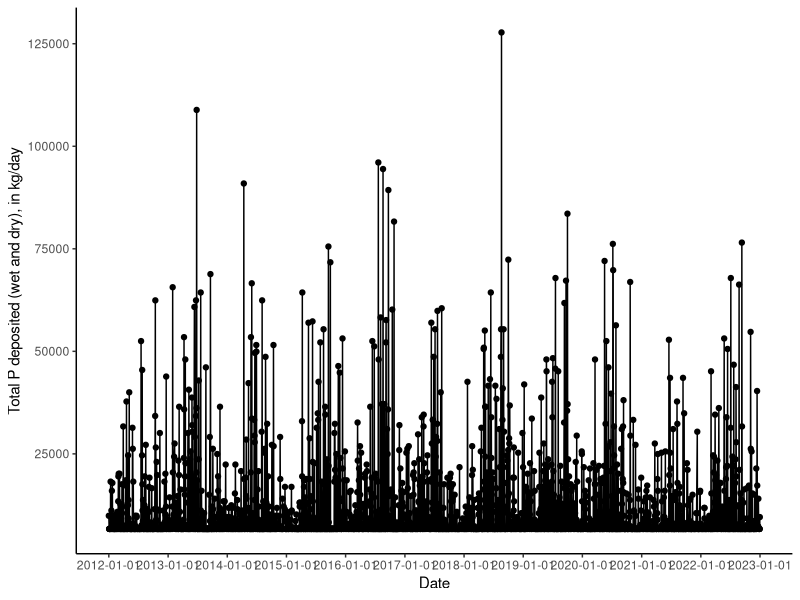
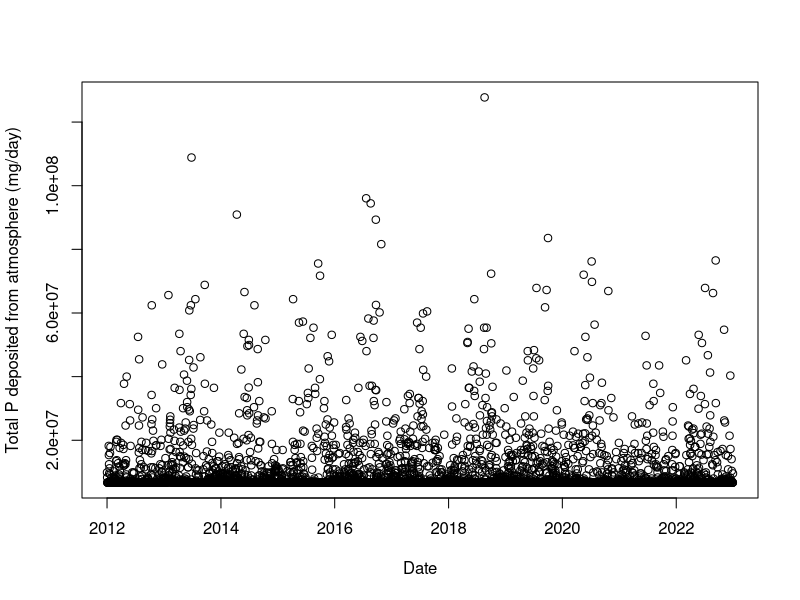

The R script that drew these images, in order: (Note: this script raises an error after producing the figures.)
## ---- chunk 1
library(ggplot2) #needed for plots
library(dplyr) #needed for reshaping/reformaing data
library(lubridate) #needed for date functions
library(zoo) #needed to interpolate data
library(xts) #needed to convert data frame to time series
## ---- chunk 2
precip<- read.csv(file="Original_data/NOAA_Weather_Mendota_2012to2022.csv")
precip<- precip %>%
  mutate(sampledate=as.Date(sampledate, format="%m/%d/%Y", #reformat as date
                            origin="1899-12-30"))
## ---- chunk 3
km2_m2= 1*1000000 #conversion factor from km^2 to m^2
A_lake_m2 = 39.40*km2_m2 #surface area of Lake Mendota in m^2 
in_m = 1/39.3701 #conversion factor 1 m = 39.701 inches
m3_L = 1000/1 #conversion factor 1000 L = 1 m?^3
P_atm_dry = 0.17 #mg P/m2-day rate of P dry deposition during summer (Soranno et al 1997)
P_atm_wet = 0.032 #mg/L rate of P wet deposition

precip<- precip %>%
  mutate(Precipitation_in=as.numeric(Precipitation_in)) %>% #convert to numeric
  filter(!is.na(Precipitation_in)) #remove NAs
precip <- precip %>%
  mutate(dryP_atm_mgday = (P_atm_dry*A_lake_m2), #calculate dry P deposited
         wetP_atm_mgday = P_atm_wet*(A_lake_m2*(Precipitation_in*in_m)*m3_L), 
         #calculate wet P deposited
         totP_atm_mgday = dryP_atm_mgday+wetP_atm_mgday) #calculate total P atm
# deposited every day
## ---- chunk 4
ggplot(data=precip, #need to subset data because of big gap between 2000 and 2008
       aes(x=sampledate, y=totP_atm_mgday/1000)) +
  geom_point() +
  geom_line() + 
  theme_classic() +
  labs(x="Date", y="Total P deposited (wet and dry), in kg/day") +
  scale_x_date(date_breaks="1 year") 
## ---- chunk 5
date_range<- seq( #creates a vector of sequence data
  min(precip$sampledate), #starting at the first sample date
  max(precip$sampledate), #ending at the last sample date
  by="1 day") #observations every 14 days (bimonthly) 
interpolated<- approx( #creates a vector of data that linearly interpolates 
  precip$sampledate, #across date
  precip$totP_atm_mgday, #the predicted values of Hypo P: Epi P ratio
  xout=date_range) #for every 1 day
totP_atm_interp <- data.frame( #creates a new data frame that has 
  SampleDate = as.Date(interpolated$x), #measurements every 14 days
                             totP_atm_mgday=interpolated$y) #predicted hypo: epi P ratio
plot(totP_atm_interp,
     xlab="Date",
     ylab="Total P deposited from atmosphere (mg/day)") #plots the new time series
write.csv(totP_atm_interp, file="Cleaned_data/Mendota_P_atm.csv")
